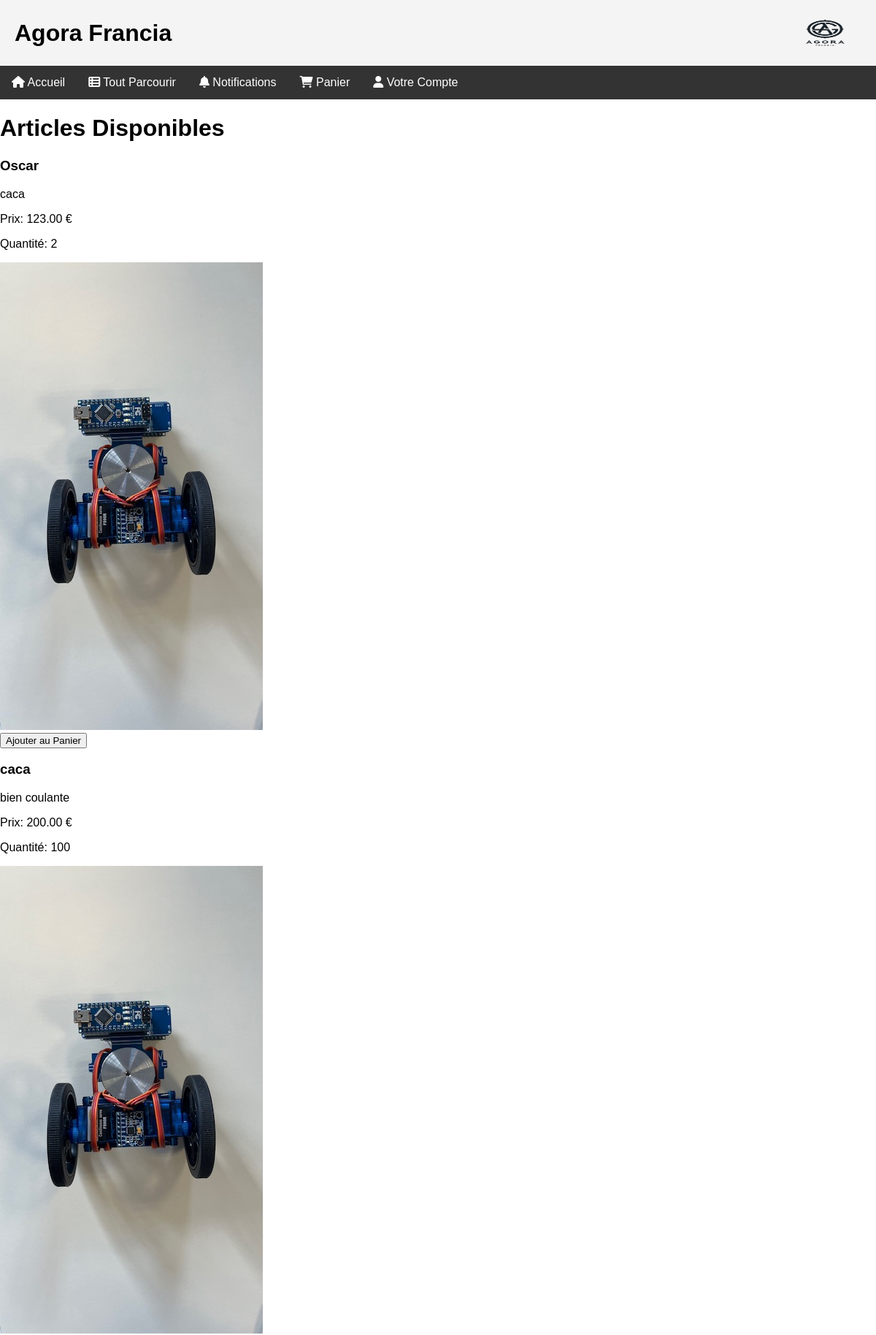
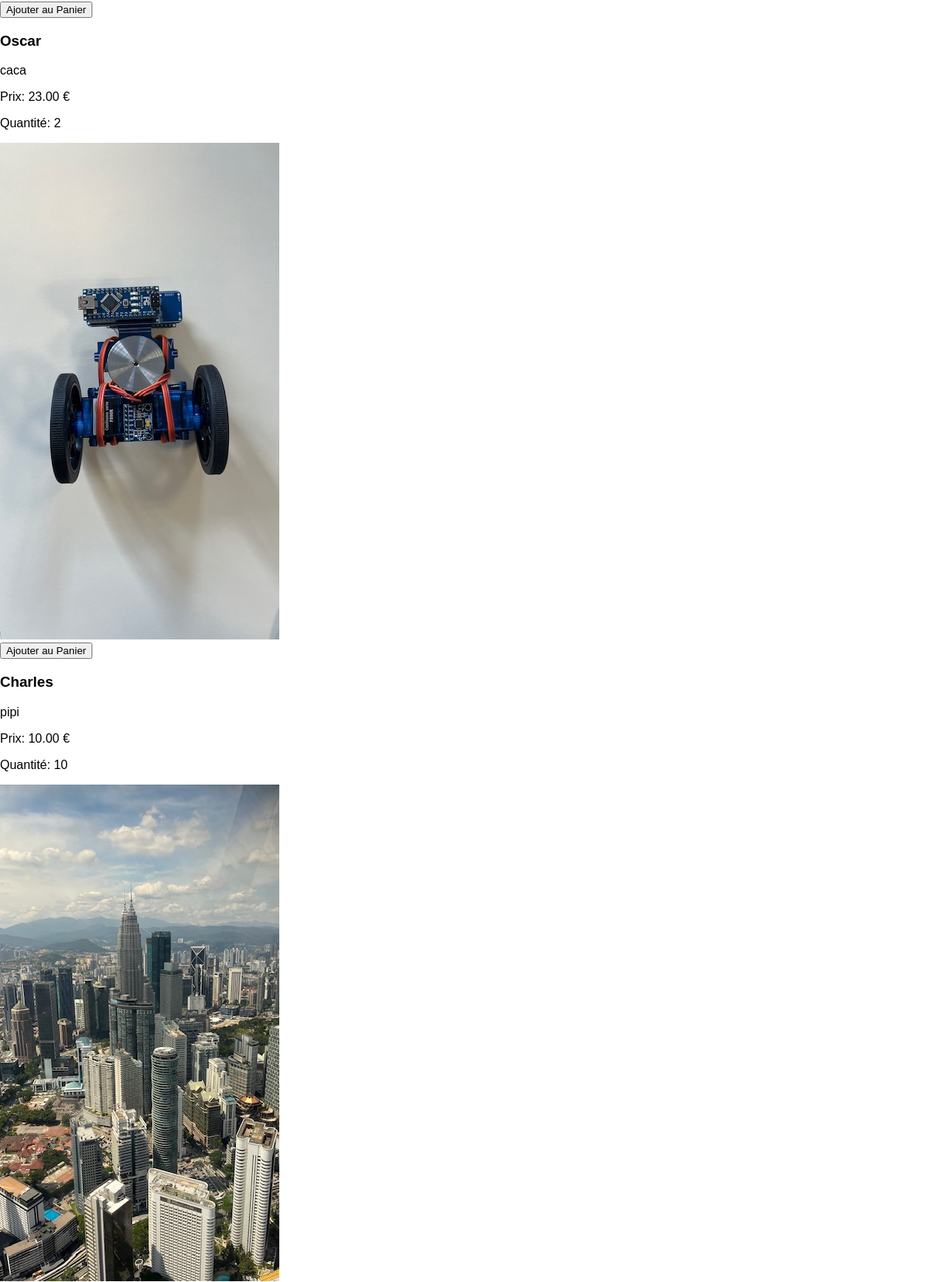
Screenshot of /browse.php (upper part) with the database file from the repository (2 pictures, top to bottom).
### tables this page shows
CREATE TABLE `articles` (
  `id` int(11) NOT NULL,
  `nom` varchar(100) DEFAULT NULL,
  `description` text DEFAULT NULL,
  `categorie` enum('meubles','objets_art','accessoire_vip','materiels_scolaires') DEFAULT NULL,
  `prix` decimal(10,2) DEFAULT NULL,
  `quantite` int(11) DEFAULT NULL,
  `vendeur_id` int(11) DEFAULT NULL,
  `date_ajout` timestamp NOT NULL DEFAULT current_timestamp(),
  `type_vente` enum('immediate','negociation','enchere') DEFAULT NULL,
  `etat` enum('neuf','occasion','defectueux') DEFAULT NULL,
  `photo` varchar(255) DEFAULT NULL,
  `video` varchar(255) DEFAULT NULL
);

### browse.php (the view, shortened to what this page needs)
<?php
include 'db_connect.php';
try {
    $stmt = $pdo->query("SELECT * FROM articles");
    $articles = $stmt->fetchAll();
} catch (PDOException $e) {
    echo "Erreur: " . $e->getMessage();
    die();
}
?>
<!DOCTYPE html>
<html lang="fr">
<head>
    <link href="style.css" rel="stylesheet" type="text/css" />
    <link rel="stylesheet" href="https://cdnjs.cloudflare.com/ajax/libs/font-awesome/6.0.0-beta3/css/all.min.css">
</head>
<body>
<div class="wrapper">
    <div class="header">
        <h1>Agora Francia</h1>
        <img src="logo.png" width="100" height="100" alt="logoAgora">
    </div>
    <div class="navigation">
        <a href="index.html"><i class="fas fa-home"></i> Accueil</a>
        <a href="browse.php"><i class="fas fa-th-list"></i> Tout Parcourir</a>
        <a href="notifications.html"><i class="fas fa-bell"></i> Notifications</a>
        <a href="cart.php"><i class="fas fa-shopping-cart"></i> Panier</a>
        <div class="dropdown">
            <a href="#votrecompte" class="dropbtn"><i class="fas fa-user"></i> Votre Compte</a>
        </div>
    </div>
    <h1>Articles Disponibles</h1>
    <div class="articles">
        <?php foreach ($articles as $article): ?>
            <div class="article">
                <h3><?php echo htmlspecialchars($article['nom']); ?></h3>
                <p><?php echo htmlspecialchars($article['description']); ?></p>
                <p>Prix: <?php echo htmlspecialchars($article['prix']); ?> €</p>
                <p>Quantité: <?php echo htmlspecialchars($article['quantite']); ?></p>
                <?php if ($article['photo']): ?>
                    <img src="<?php echo htmlspecialchars($article['photo']); ?>" alt="Photo de l'article">
                <?php endif; ?>
                <form action="add_to_cart.php" method="post">
                    <input type="submit" value="Ajouter au Panier">
                </form>
            </div>
        <?php endforeach; ?>
    </div>
</div>
</body>
</html>

### style.css (style rules this page uses)
body { font-family: Arial, sans-serif; margin: 0; padding: 0; }
.wrapper { width: 100%; margin: 0 auto; min-height: 100vh; position: relative; padding-bottom: 50px; }
.header { background: #f4f4f4; padding: 20px; text-align: center; display: flex; justify-content: space-between; align-items: center; }
.header img { height: 50px; }
.header h1 { margin: 0; }
.navigation { background: #333; color: white; overflow: hidden; }
.navigation a { float: left; display: block; color: white; text-align: center; padding: 14px 16px; text-decoration: none; }
.dropdown { float: left; overflow: hidden; }
.dropdown .dropbtn { font-size: 16px; border: none; outline: none; color: white; padding: 14px 16px; background-color: inherit; font-family: inherit; margin: 0; }

### rows the page displays
articles: nom "Oscar", description "caca", prix "123.00", quantite "2", photo (picture)
articles: nom "caca", description "bien coulante", prix "200.00", quantite "100", photo (picture)
articles: nom "Oscar", description "caca", prix "23.00", quantite "2", photo (picture)
articles: nom "Charles", description "pipi", prix "10.00", quantite "10", photo (picture)
